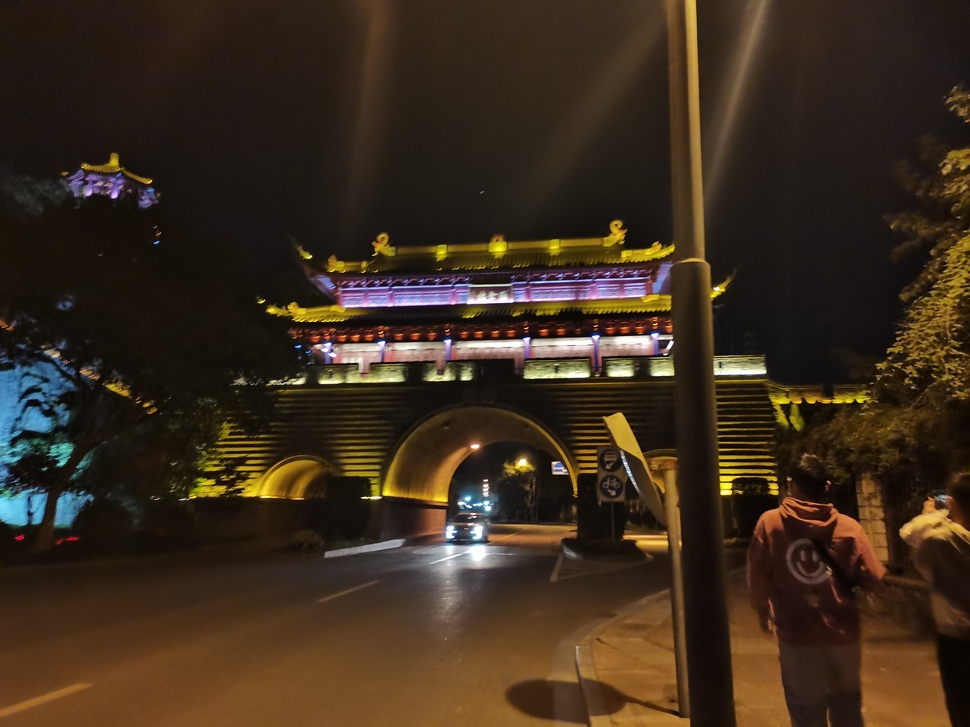
#> input picture img/IMG_20201104_180926.jpg, 970 x 727 px, shrunk from 4608 x 3456 before the run
$ python simple_threshold.py
#> lines starting #> are read from the running program, lines starting #| are printed output that depends on the picture; after the words box and inside, x2 and y2 are one past the last pixel; in counts of white or black regions, pixels touching at a corner belong together
import cv2
from matplotlib import pyplot as plt

img = cv2.imread('../img/IMG_20201104_180926.jpg',0)
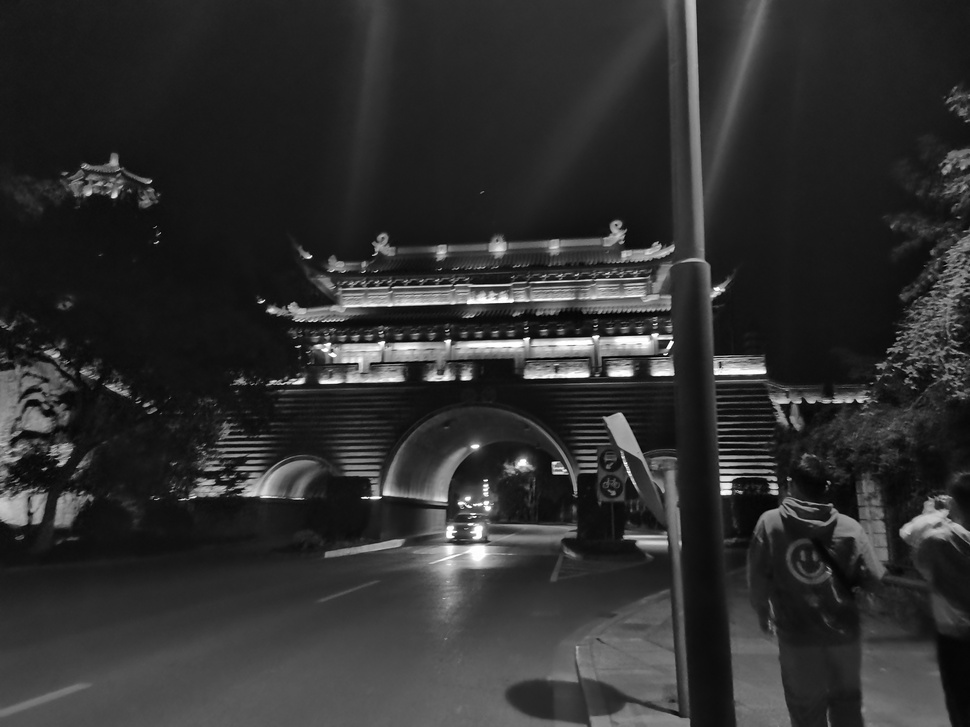
#> img: shape (727, 970); min 0, max 255, mean 47.6
ret1, thresh1 = cv2.threshold(img, 126, 255, cv2.THRESH_BINARY)       # 二值阈值化
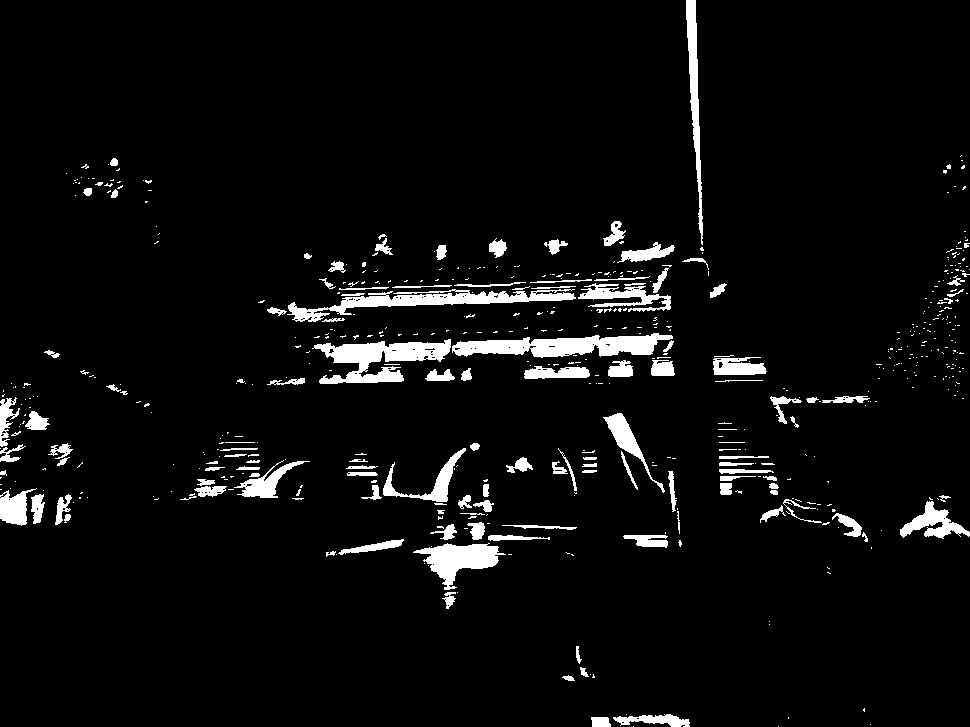
#> thresh1: shape (727, 970); 5% white; 568 white regions (437 under 20 px), largest, box (x1, y1, x2, y2) and area: (452, 333, 673, 358) 3235, (312, 339, 451, 384) 3051, (287, 289, 576, 322) 2994
ret2, thresh2 = cv2.threshold(img, 126, 255, cv2.THRESH_BINARY_INV)   # 反向二值阈值化并反转
ret3, thresh3 = cv2.threshold(img, 126, 255, cv2.THRESH_TRUNC)        # 截断阈值化
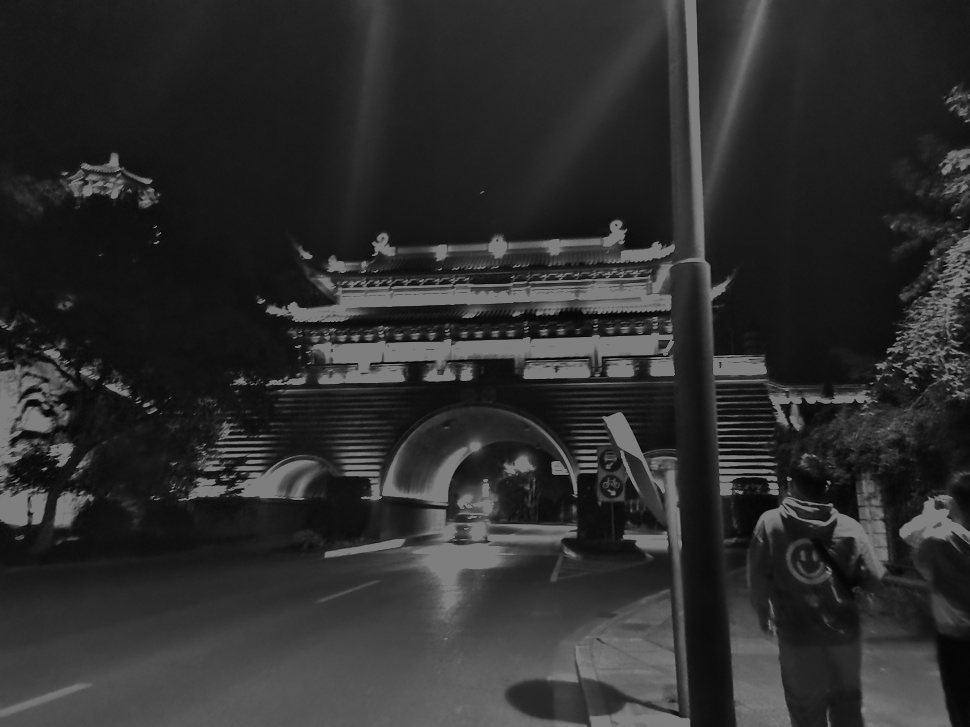
#> thresh3: shape (727, 970); min 0, max 126, mean 45.6
ret4, thresh4 = cv2.threshold(img, 126, 255, cv2.THRESH_TOZERO)       # 超过阈值被置位0
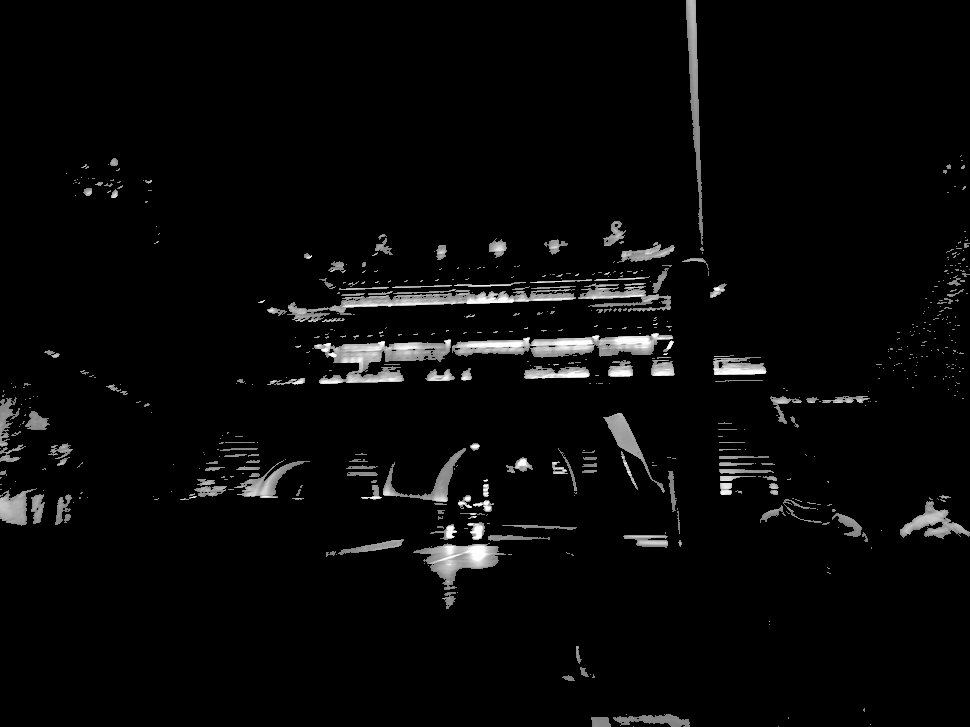
#> thresh4: shape (727, 970); min 0, max 255, mean 8.3
ret5, thresh5 = cv2.threshold(img, 126, 255, cv2.THRESH_TOZERO_INV)   # 低于阈值被置位0
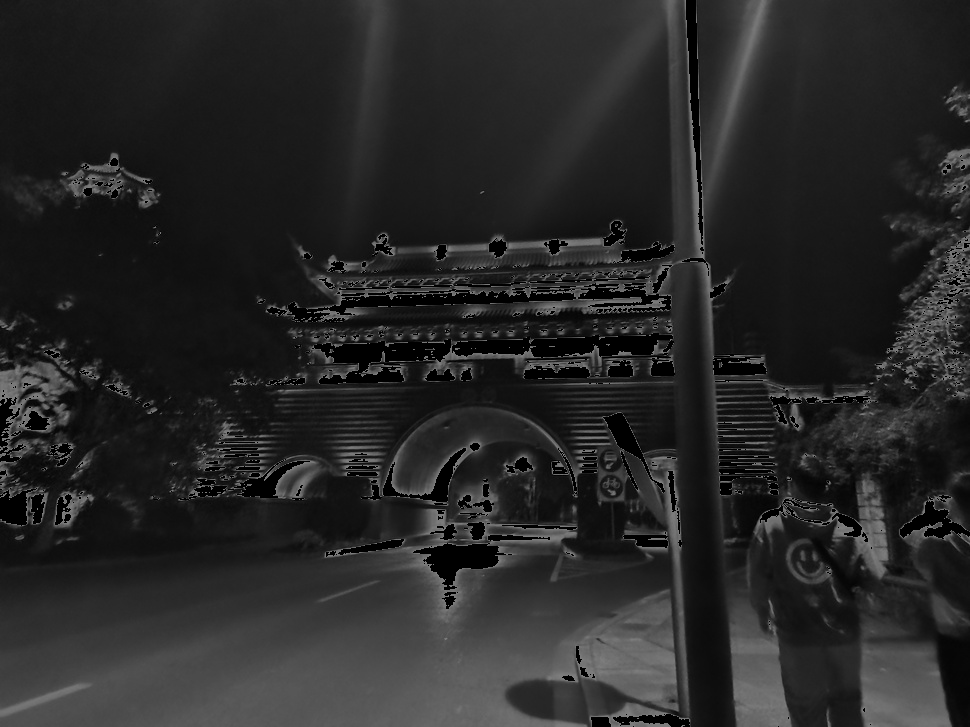
#> thresh5: shape (727, 970); min 0, max 126, mean 39.3
titles = ['Original Image', 'BINARY', 'BINARY_INV', 'TRUNC', 'TOZERO', 'TOZERO_INV']
images = [img, thresh1, thresh2, thresh3, thresh4, thresh5]
for i in range(6):
    plt.subplot(2, 3, i+1), plt.imshow(images[i], 'gray')
    plt.title(titles[i])
    plt.xticks([]), plt.yticks([])
plt.show()

$ run again, with img/IMG_20201016_212915.jpg copied over img/IMG_20201104_180926.jpg
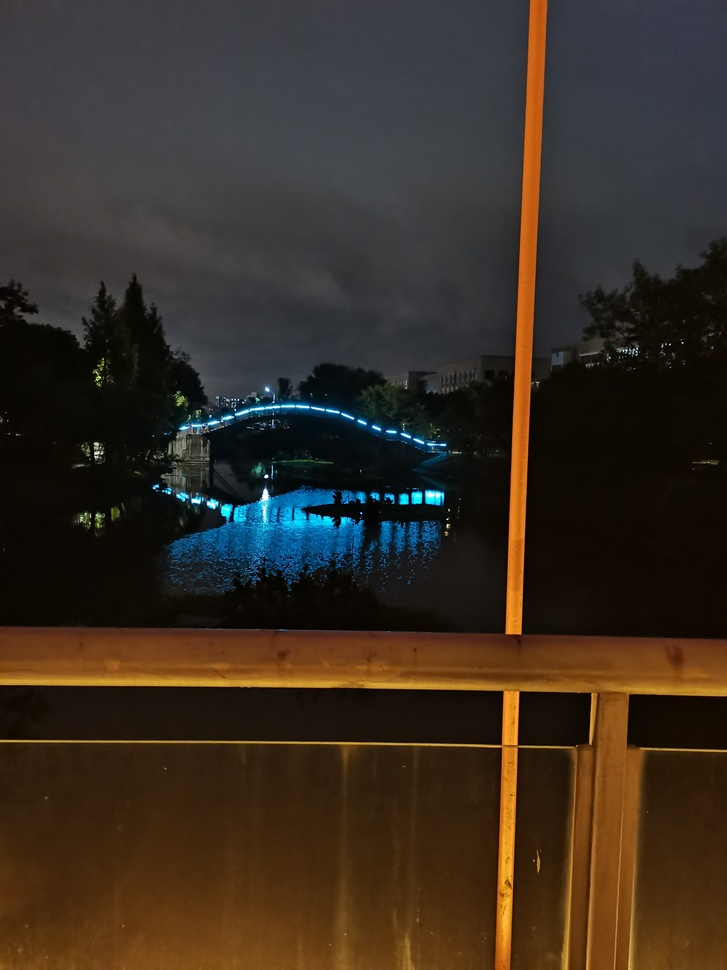
#> input picture img/IMG_20201016_212915.jpg, 727 x 970 px, shrunk from 3456 x 4608 before the run
#> `ret1, thresh1 = cv2.threshold(img, 126, 255, cv2.THRESH_BINARY)`:
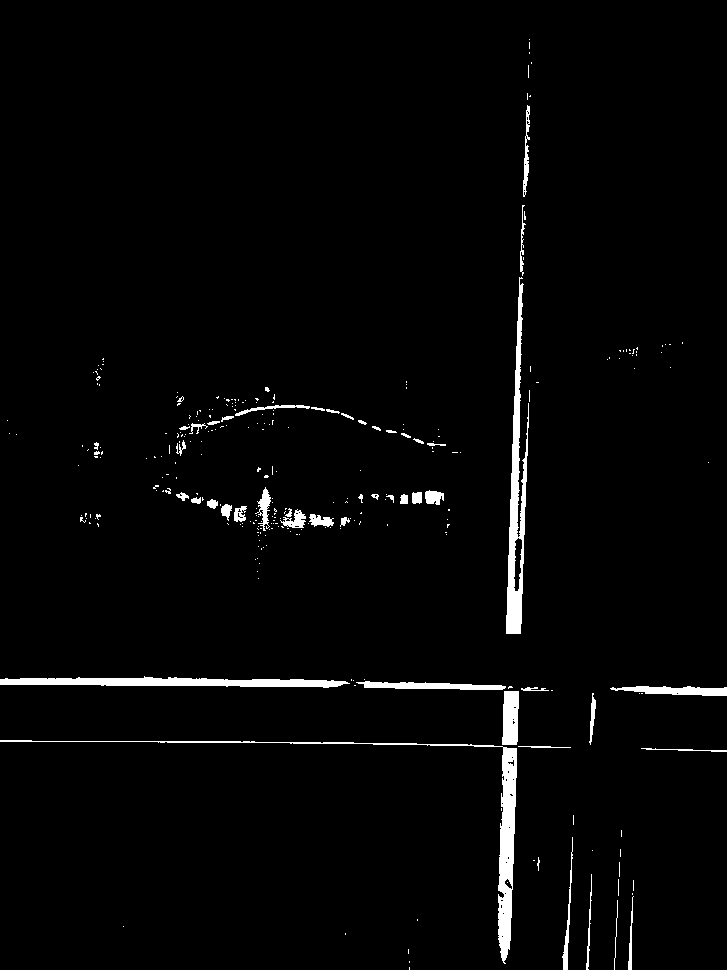
#> thresh1: shape (970, 727); 2.3% white; 296 white regions (246 under 20 px), largest, box (x1, y1, x2, y2) and area: (0, 740, 517, 964) 3540, (506, 277, 529, 634) 3223, (0, 676, 350, 688) 2519
#> `ret5, thresh5 = cv2.threshold(img, 126, 255, cv2.THRESH_TOZERO_INV)`:
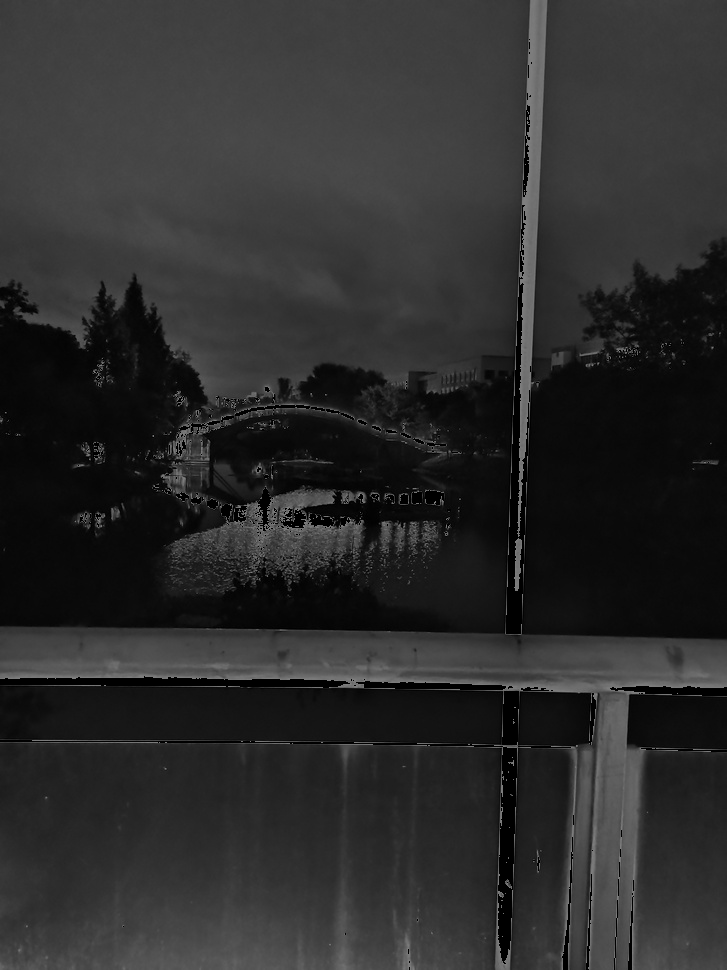
#> thresh5: shape (970, 727); min 0, max 126, mean 44

$ run again, with img/IMG_20201030_184553.jpg copied over img/IMG_20201104_180926.jpg
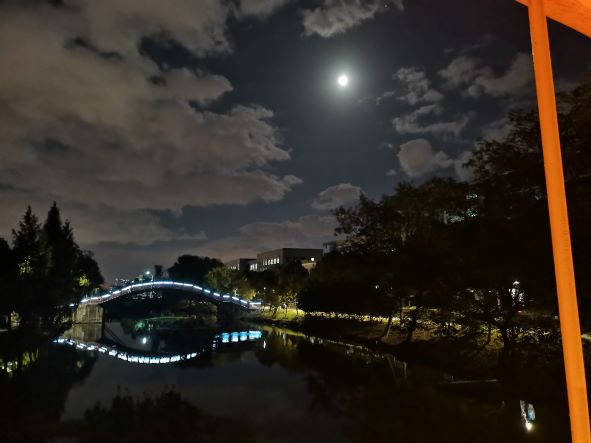
#> input picture img/IMG_20201030_184553.jpg, 591 x 443 px
#> `ret1, thresh1 = cv2.threshold(img, 126, 255, cv2.THRESH_BINARY)`:
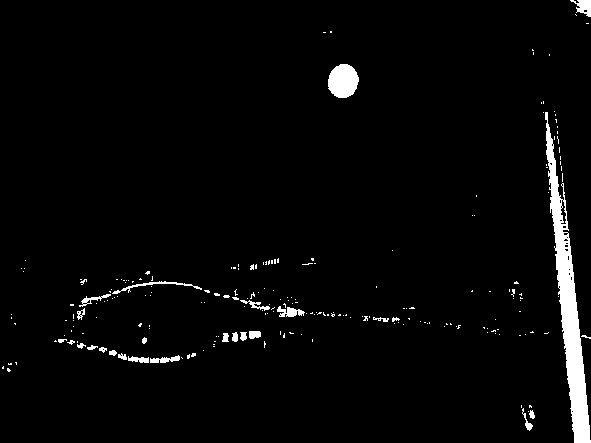
#> thresh1: shape (443, 591); 2.9% white; 221 white regions (195 under 20 px), largest, box (x1, y1, x2, y2) and area: (545, 112, 591, 443) 4431, (328, 64, 359, 98) 818, (112, 281, 202, 294) 210
#> `ret5, thresh5 = cv2.threshold(img, 126, 255, cv2.THRESH_TOZERO_INV)`:
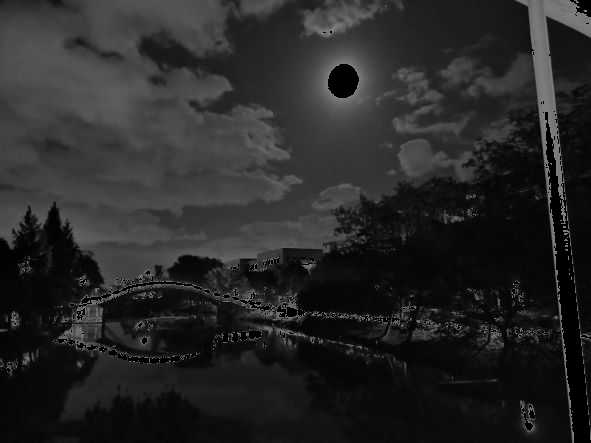
#> thresh5: shape (443, 591); min 0, max 126, mean 39.1

$ run again, with img/IMG_20201017_101216f.jpg copied over img/IMG_20201104_180926.jpg
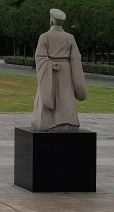
#> input picture img/IMG_20201017_101216f.jpg, 114 x 212 px
#> `ret1, thresh1 = cv2.threshold(img, 126, 255, cv2.THRESH_BINARY)`:
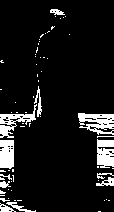
#> thresh1: shape (212, 114); 9.9% white; 67 white regions (54 under 20 px), largest, box (x1, y1, x2, y2) and area: (78, 113, 114, 135) 482, (0, 104, 37, 138) 414, (97, 139, 114, 168) 406
#> `ret5, thresh5 = cv2.threshold(img, 126, 255, cv2.THRESH_TOZERO_INV)`:
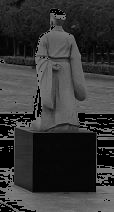
#> thresh5: shape (212, 114); min 0, max 126, mean 53.6
